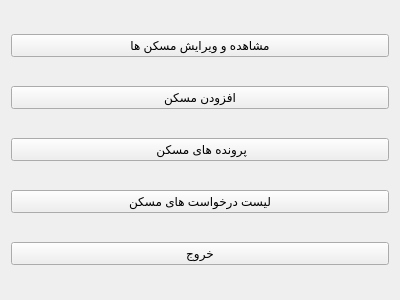
<?xml version="1.0" encoding="UTF-8"?>
<ui version="4.0">
 <class>admin_page</class>
 <widget class="QWidget" name="admin_page">
  <property name="geometry">
   <rect>
    <x>0</x>
    <y>0</y>
    <width>400</width>
    <height>300</height>
   </rect>
  </property>
  <property name="windowTitle">
   <string>Form</string>
  </property>
  <layout class="QGridLayout" name="gridLayout">
   <item row="3" column="0">
    <widget class="QPushButton" name="pushButton_4">
     <property name="text">
      <string>لیست درخواست های مسکن</string>
     </property>
    </widget>
   </item>
   <item row="2" column="0">
    <widget class="QPushButton" name="pushButton_3">
     <property name="text">
      <string> پرونده های مسکن</string>
     </property>
    </widget>
   </item>
   <item row="1" column="0">
    <widget class="QPushButton" name="pushButton_2">
     <property name="text">
      <string>افزودن مسکن</string>
     </property>
    </widget>
   </item>
   <item row="0" column="0">
    <widget class="QPushButton" name="pushButton_1">
     <property name="text">
      <string>مشاهده و ویرایش مسکن ها</string>
     </property>
    </widget>
   </item>
   <item row="4" column="0">
    <widget class="QPushButton" name="pushButton_5">
     <property name="text">
      <string>خروج</string>
     </property>
    </widget>
   </item>
  </layout>
 </widget>
 <resources/>
 <connections/>
</ui>
